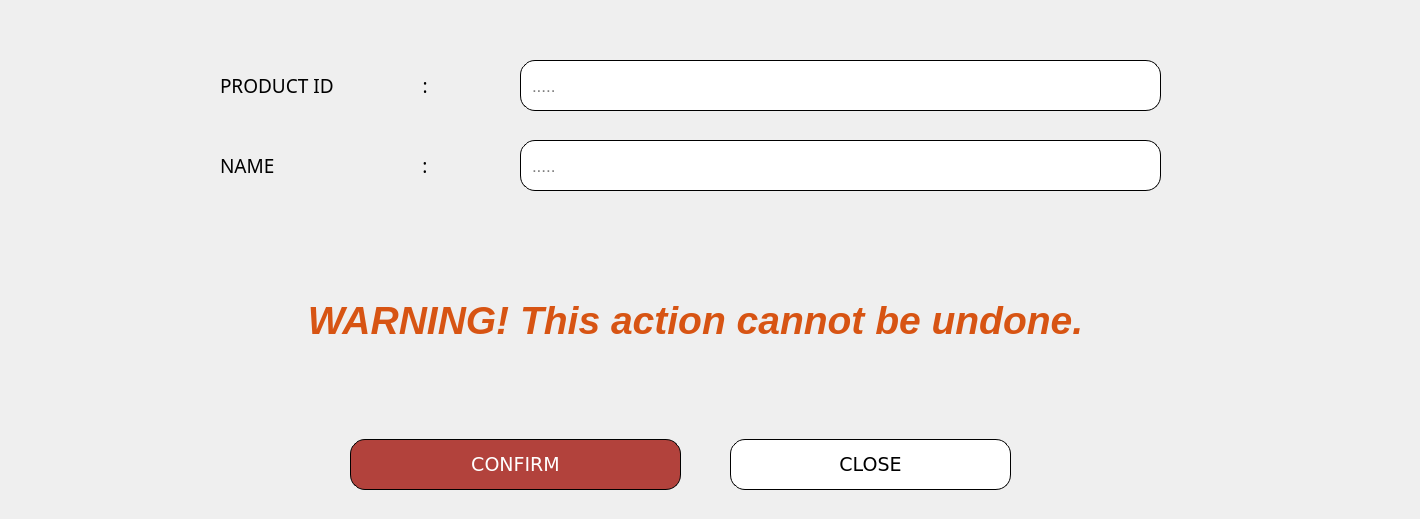
       <widget class="QWidget" name="DELETE_SPANDREL">
        <widget class="QFrame" name="frame_52">
         <property name="geometry">
          <rect>
           <x>-10</x>
           <y>419</y>
           <width>1331</width>
           <height>91</height>
          </rect>
         </property>
         <property name="styleSheet">
          <string notr="true">    background-color: transparent;
</string>
         </property>
         <property name="frameShape">
          <enum>QFrame::StyledPanel</enum>
         </property>
         <property name="frameShadow">
          <enum>QFrame::Raised</enum>
         </property>
         <widget class="QPushButton" name="pushButton_Confirm_SPANDRELdelete">
          <property name="geometry">
           <rect>
            <x>360</x>
            <y>20</y>
            <width>331</width>
            <height>51</height>
           </rect>
          </property>
          <property name="font">
           <font>
            <family>Verdana</family>
            <pointsize>14</pointsize>
           </font>
          </property>
          <property name="styleSheet">
           <string notr="true">    background-color: #b2423c;
    color: white;
    border-radius: 15px;
border: 1px solid #000000; 
    padding: 9px;
font-family: &quot;Verdana&quot;, sans-serif; 
text-align: center;</string>
          </property>
          <property name="text">
           <string>CONFIRM</string>
          </property>
         </widget>
         <widget class="QPushButton" name="pushButton_Close_SPANDRELdelete">
          <property name="geometry">
           <rect>
            <x>740</x>
            <y>20</y>
            <width>281</width>
            <height>51</height>
           </rect>
          </property>
          <property name="font">
           <font>
            <family>Verdana</family>
            <pointsize>14</pointsize>
           </font>
          </property>
          <property name="styleSheet">
           <string notr="true">
/* Default Inactive Button */
QPushButton {
    background-color: #ffffff;
    color: black;
    border-radius: 15px;
border: 1px solid #000000; 
    padding: 9px;
font-family: &quot;Verdana&quot;, sans-serif; 
text-align: center;
}

/* Hover Effect on Inactive Buttons */
QPushButton:hover {
    background-color: #a6a6a6;
    color: white;
}

/* Active Button (Current Page) */
QPushButton#activeButton {
    background-color: #a6a6a6;
    color: white;
}
</string>
          </property>
          <property name="text">
           <string>CLOSE</string>
          </property>
         </widget>
        </widget>
        <widget class="QFrame" name="frame_deletespandrel_3">
         <property name="geometry">
          <rect>
           <x>-10</x>
           <y>30</y>
           <width>1411</width>
           <height>381</height>
          </rect>
         </property>
         <property name="styleSheet">
          <string notr="true">    background-color: transparent;
</string>
         </property>
         <property name="frameShape">
          <enum>QFrame::StyledPanel</enum>
         </property>
         <property name="frameShadow">
          <enum>QFrame::Raised</enum>
         </property>
         <widget class="QLabel" name="label_308">
          <property name="geometry">
           <rect>
            <x>230</x>
            <y>20</y>
            <width>321</width>
            <height>71</height>
           </rect>
          </property>
          <property name="font">
           <font>
            <family>Poppins Medium</family>
            <pointsize>14</pointsize>
            <weight>50</weight>
            <bold>false</bold>
           </font>
          </property>
          <property name="styleSheet">
           <string notr="true">    background-color: transparent;
</string>
          </property>
          <property name="text">
           <string>PRODUCT ID                  :</string>
          </property>
         </widget>
         <widget class="QLineEdit" name="lineEdit_DeleteSPANDREL_prodID">
          <property name="geometry">
           <rect>
            <x>530</x>
            <y>30</y>
            <width>641</width>
            <height>51</height>
           </rect>
          </property>
          <property name="font">
           <font>
            <pointsize>13</pointsize>
           </font>
          </property>
          <property name="styleSheet">
           <string notr="true">    background-color: #ffffff;
    color: black;
    border-radius: 15px;
border: 1px solid #000000; 
    padding: 9px;
</string>
          </property>
          <property name="placeholderText">
           <string>.....</string>
          </property>
         </widget>
         <widget class="QLabel" name="label_309">
          <property name="geometry">
           <rect>
            <x>230</x>
            <y>110</y>
            <width>311</width>
            <height>51</height>
           </rect>
          </property>
          <property name="font">
           <font>
            <family>Poppins Medium</family>
            <pointsize>14</pointsize>
            <weight>50</weight>
            <bold>false</bold>
           </font>
          </property>
          <property name="styleSheet">
           <string notr="true">    background-color: transparent;
</string>
          </property>
          <property name="text">
           <string>NAME                              :</string>
          </property>
         </widget>
         <widget class="QLineEdit" name="lineEdit_34">
          <property name="geometry">
           <rect>
            <x>1030</x>
            <y>460</y>
            <width>371</width>
            <height>51</height>
           </rect>
          </property>
          <property name="styleSheet">
           <string notr="true">    background-color: #ffffff;
    color: black;
    border-radius: 15px;
border: 1px solid #000000; 
    padding: 9px;
font-family: &quot;Verdana&quot;, sans-serif; 
text-align: center;</string>
          </property>
          <property name="placeholderText">
           <string>.....</string>
          </property>
         </widget>
         <widget class="QLineEdit" name="lineEdit_DeleteSPANDREL_Name">
          <property name="geometry">
           <rect>
            <x>530</x>
            <y>110</y>
            <width>641</width>
            <height>51</height>
           </rect>
          </property>
          <property name="font">
           <font>
            <pointsize>13</pointsize>
           </font>
          </property>
          <property name="styleSheet">
           <string notr="true">    background-color: #ffffff;
    color: black;
    border-radius: 15px;
border: 1px solid #000000; 
    padding: 9px;
</string>
          </property>
          <property name="placeholderText">
           <string>.....</string>
          </property>
         </widget>
         <widget class="QLabel" name="label_310">
          <property name="geometry">
           <rect>
            <x>0</x>
            <y>185</y>
            <width>1411</width>
            <height>211</height>
           </rect>
          </property>
          <property name="font">
           <font>
            <family>Arial</family>
            <pointsize>29</pointsize>
            <weight>75</weight>
            <italic>true</italic>
            <bold>true</bold>
           </font>
          </property>
          <property name="styleSheet">
           <string notr="true">    background-color: transparent;
color: #d75413;
</string>
          </property>
          <property name="text">
           <string>WARNING! This action cannot be undone.</string>
          </property>
          <property name="alignment">
           <set>Qt::AlignCenter</set>
          </property>
         </widget>
        </widget>
       </widget>
